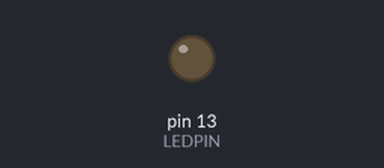
This sketch was run on a simulated Arduino Uno, built with avr-gcc and run on an emulated ATmega328P. Shown: output pins drawn as LEDs (lit = HIGH).

Above: at 0.05 s.
At 5.1 s:
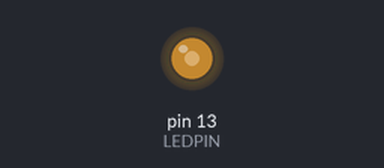
Timing chart, 0 to 6.7 s (numbered marks = the images above):
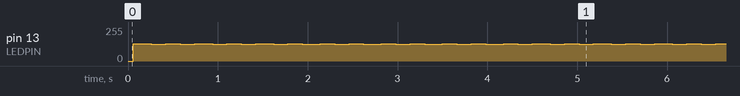

The sketch:

Interrupts_Basic.ino
```cpp
// avr-libc library includes
#include <avr/io.h>
#include <avr/interrupt.h>

#define LEDPIN 13

void setup()
{
    pinMode(LEDPIN, OUTPUT);

    // initialize Timer1
    cli();             // disable global interrupts
    TCCR1A = 0;        // set entire TCCR1A register to 0
    TCCR1B = 0;

    // enable Timer1 overflow interrupt:
    TIMSK1 = (1 << TOIE1);
    // Set CS10 bit so timer runs at clock speed:
    TCCR1B |= (1 << CS10);
    // enable global interrupts:
    sei();
}

ISR(TIMER1_OVF_vect)
{
    digitalWrite(LEDPIN, !digitalRead(LEDPIN));
}
```

Measured:
- by itself, pin 13 (LEDPIN): moves between 124/255 and 131/255, repeating every 5.1 s
